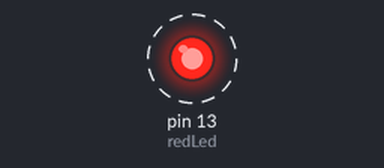
This sketch was run on a simulated Arduino Uno, built with avr-gcc and run on an emulated ATmega328P. Parts: output pins drawn as LEDs (lit = HIGH). Dashed ring = blinking. What the sketch prints to the serial monitor is not drawn.

Above: at 0.05 s.
Timing chart, 0 to 3.0 s (numbered marks = the images above):
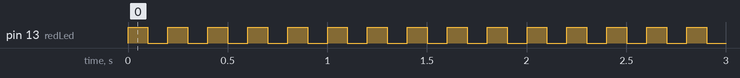

Measured:
- by itself, pin 13 (redLed): alternates HIGH for 0.10 s and LOW for 0.10 s

The sketch:

Day16_Blink_100ms_fast.ino
```cpp
// Day 16 - Blink (FAST: 100 ms) with Serial Monitor output
// Circuit: pin 13 -> resistor -> LED anode (long leg), LED cathode (short leg) -> GND

int redLed = 13;

void setup() {
  pinMode(redLed, OUTPUT);
  Serial.begin(9600);
}

void loop() {
  digitalWrite(redLed, HIGH);
  Serial.println("LED ON");
  delay(100);

  digitalWrite(redLed, LOW);
  Serial.println("LED OFF");
  delay(100);
}
```
